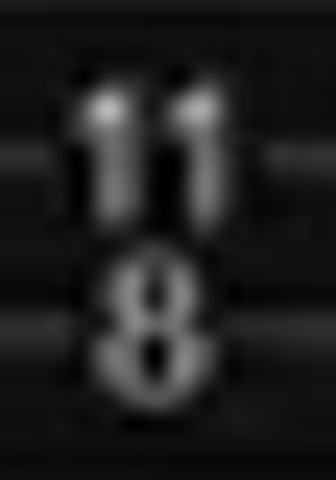
#> input picture _scratch/zoom/f20_118.png, 336 x 480 px
$ python proc.py f20_118.png
#> lines starting #> are read from the running program, lines starting #| are printed output that depends on the picture; after the words box and inside, x2 and y2 are one past the last pixel; in counts of white or black regions, pixels touching at a corner belong together
import sys, os, site, json, re
sys.path.append(site.getusersitepackages())
from PIL import Image
import numpy as np

STAFF = [69.5, 84.0, 98.5, 112.5, 127.0, 142.0]  # y of lines: string 1..6

def process(src, outdir, frame):
#> called with src = 'f20_118.png', outdir = '_scratch/zoom/crops/f20_118', frame = 'f20_118'
    a = np.asarray(Image.open(src).convert('L')).astype(float)
    H, W = a.shape
#> H = 480; W = 336
    imc = np.asarray(Image.open(src).convert('RGB')).astype(int)
    warm = ((imc[:, :, 0] > imc[:, :, 2] + 6) & ((imc.sum(axis=2) / 3) > 35)).sum(axis=0)
#> warm = 336 values from 0 to 0
    cand = [x for x in range(W) if warm[x] >= 25]
#> cand = []
    cur_groups = []
    for x in cand:
        if cur_groups and x - cur_groups[-1][1] <= 3:
            cur_groups[-1][1] = x
        else:
            cur_groups.append([x, x])
#> this loop made 0 passes
#> after the loop, cur_groups = []

    half = 21
    bg = np.zeros_like(a)
    for x in range(W):
        lo = max(0, x - half); hi = min(W, x + half + 1)
        bg[:, x] = a[:, lo:hi].mean(axis=1)
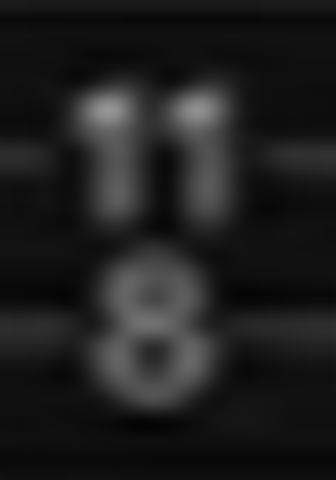
#> bg: shape (480, 336) float64; min 3.65, max 150.6, mean 30.8
    diff = a - bg
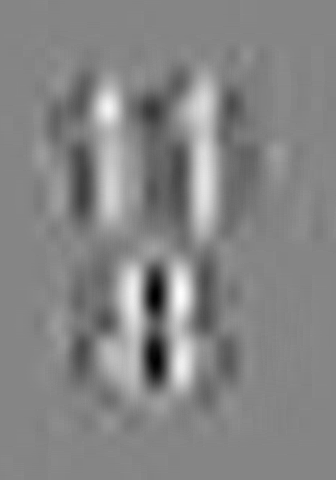
#> diff: shape (480, 336) float64; min -43.93, max 39.86, mean 0; drawn with min black and max white
    mask = diff > 18
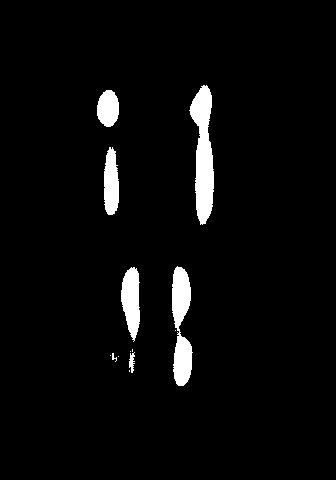
#> mask: shape (480, 336) bool; 3.9% white; 13 white regions (6 under 20 px), largest, box (x1, y1, x2, y2) and area: (189, 85, 214, 225) 2131, (172, 266, 193, 386) 1665, (121, 267, 140, 342) 997
    mask[:61, :] = False
    mask[152:, :] = False
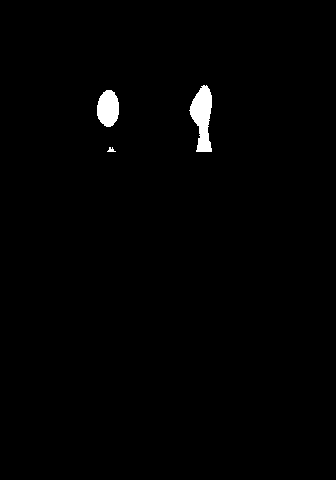
#> mask: shape (480, 336) bool; 1% white; 3 white regions, box (x1, y1, x2, y2) and area: (189, 85, 212, 152) 968, (97, 90, 119, 127) 642, (107, 147, 116, 152) 26
    # dilate 2x horizontal, 1x vertical
    d = mask.copy()
    d[:, 1:] |= mask[:, :-1]; d[:, :-1] |= mask[:, 1:]
#> after `d[:, 1:] |= mask[:, :-1]`: d: shape (480, 336) bool; 1.1% white; 3 white regions, box (x1, y1, x2, y2) and area: (189, 85, 213, 152) 1036, (97, 90, 120, 127) 679, (107, 147, 117, 152) 33
#> after `d[:, :-1] |= mask[:, 1:]`: d: shape (480, 336) bool; 1.2% white; 3 white regions, box (x1, y1, x2, y2) and area: (188, 85, 213, 152) 1103, (96, 90, 120, 127) 716, (106, 147, 117, 152) 38
    d[1:, :] |= d[:-1, :]; d[:-1, :] |= d[1:, :]
#> after `d[1:, :] |= d[:-1, :]`: d: shape (480, 336) bool; 1.2% white; 3 white regions, box (x1, y1, x2, y2) and area: (188, 85, 213, 153) 1140, (96, 90, 120, 128) 740, (106, 147, 117, 153) 49
#> after `d[:-1, :] |= d[1:, :]`: d: shape (480, 336) bool; 1.2% white; 3 white regions, box (x1, y1, x2, y2) and area: (188, 84, 213, 153) 1173, (96, 89, 120, 128) 764, (106, 146, 117, 153) 60
    d[:, 1:] |= d[:, :-1]; d[:, :-1] |= d[:, 1:]
#> after `d[:, 1:] |= d[:, :-1]`: d: shape (480, 336) bool; 1.3% white; 3 white regions, box (x1, y1, x2, y2) and area: (188, 84, 214, 153) 1242, (96, 89, 121, 128) 803, (106, 146, 118, 153) 67
#> after `d[:, :-1] |= d[:, 1:]`:
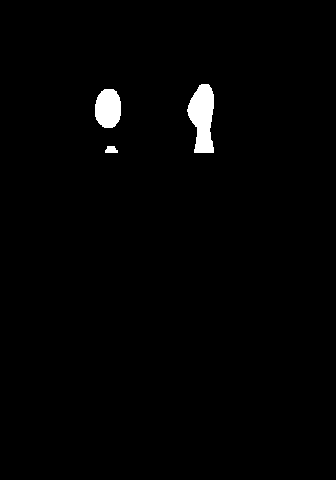
#> d: shape (480, 336) bool; 1.4% white; 3 white regions, box (x1, y1, x2, y2) and area: (187, 84, 214, 153) 1311, (95, 89, 121, 128) 842, (105, 146, 118, 153) 74
    mask = d

    lab = np.zeros((H, W), dtype=bool)
    comps = []
    for yy in range(61, 152):
        for xx in range(W):
            if mask[yy, xx] and not lab[yy, xx]:
                stack = [(yy, xx)]
                lab[yy, xx] = True
                x0 = x1 = xx; y0 = y1 = yy; n = 0
                while stack:
                    cy, cx = stack.pop()
                    n += 1
                    x0 = min(x0, cx); x1 = max(x1, cx); y0 = min(y0, cy); y1 = max(y1, cy)
                    for dy, dx in ((1, 0), (-1, 0), (0, 1), (0, -1)):
                        ny, nx = cy + dy, cx + dx
                        if 61 <= ny < 152 and 0 <= nx < W and mask[ny, nx] and not lab[ny, nx]:
                            lab[ny, nx] = True
                            stack.append((ny, nx))
                w = x1 - x0 + 1; h = y1 - y0 + 1
                if n >= 25 and w <= 45 and h <= 48 and h >= 7 and w >= 3:
                    comps.append(dict(x0=x0, x1=x1, y0=y0, y1=y1, n=n))

    # merge components with x overlap and y gap <= 2
    merged = True
    while merged:
        merged = False
        for i in range(len(comps)):
            for j in range(i + 1, len(comps)):
                A, B = comps[i], comps[j]
                ov = min(A['x1'], B['x1']) - max(A['x0'], B['x0'])
                gap = max(0, max(A['y0'], B['y0']) - min(A['y1'], B['y1']))
                if ov >= 2 and gap <= 2:
                    A['x0'] = min(A['x0'], B['x0']); A['x1'] = max(A['x1'], B['x1'])
                    A['y0'] = min(A['y0'], B['y0']); A['y1'] = max(A['y1'], B['y1'])
                    A['n'] += B['n']
                    comps.pop(j)
                    merged = True
                    break
            if merged: break

    comps.sort(key=lambda c: (c['x0'] + c['x1']) / 2)

    events = []
    for c in comps:
        yc = (c['y0'] + c['y1']) / 2
        strings = [i + 1 for i, s in enumerate(STAFF) if c['y0'] + 2 <= s <= c['y1'] - 2]
        if not strings:
            dd = [abs(yc - s) for s in STAFF]
            strings = [dd.index(min(dd)) + 1]
        c['yc'] = yc
        c['strings'] = strings
        c['cx'] = (c['x0'] + c['x1']) / 2
        events.append(c)

    # group events with x gap <= 12 into one cluster? keep separate but report clusters
    clusters = []
    for c in events:
        if clusters and c['x0'] - clusters[-1]['x1'] <= 12:
            cl = clusters[-1]
            cl['x1'] = max(cl['x1'], c['x1'])
            cl['comps'].append(c)
        else:
            clusters.append(dict(x0=c['x0'], x1=c['x1'], comps=[c]))

    print(f'== {frame} ==')
    print('CURSOR', cur_groups)
#| CURSOR []
    for c in events:
        print(f"  x {c['x0']:4d}-{c['x1']:4d} cx {c['cx']:6.1f} y {c['y0']:3d}-{c['y1']:3d} strings {c['strings']}")
    print('CLUSTERS:')
    for cl in clusters:
        cx = (cl['x0'] + cl['x1']) / 2
        notes = [(b['strings'], round(b['cx'])) for b in cl['comps']]
        print(f"  cx {cx:6.1f}  {notes}")

    if outdir:
        os.makedirs(outdir, exist_ok=True)
        imr = Image.open(src).convert('RGB')
#> imr is the input picture: PIL image 336x480 RGB; mean R, G, B 29.9, 31.8, 28.9
        # half crops at 2.4x
        for hi, (hx0, hx1) in enumerate([(0, 640), (640, 1280)]):
            crop = imr.crop((hx0, 30, hx1, 160))
            w, h = crop.size
            crop.resize((int(w * 2.4), int(h * 2.4)), Image.LANCZOS).save(
                os.path.join(outdir, f'{frame}_half{hi}.png'))
#> this loop made 2 passes
#> pass 1, in process, `crop = imr.crop((hx0, 30, hx1, 160))`:
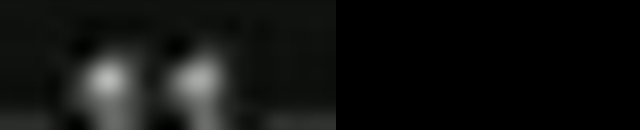
#> crop: PIL image 640x130 RGB; mean R, G, B 17.5, 18.6, 17
        # event crops at 8-12x
        for i, cl in enumerate(clusters):
            cx0 = max(0, cl['x0'] - 14); cx1 = min(W, cl['x1'] + 14)
            crop = imr.crop((cx0, 58, cx1, 152))
            w, h = crop.size
            scale = max(1, min(12, 1100 // max(w, 1)))
            crop.resize((w * scale, h * scale), Image.LANCZOS).save(
                os.path.join(outdir, f'{frame}_ev{i:02d}_x{int((cl["x0"]+cl["x1"])//2)}.png'))
#> this loop made 1 pass
#> pass 1, in process, `crop = imr.crop((cx0, 58, cx1, 152))`:
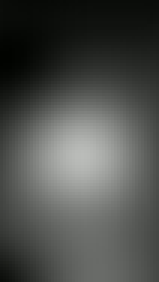
#> crop: PIL image 53x94 RGB (shown 3 times larger); mean R, G, B 76.9, 78.9, 75.9
    return events, clusters, cur_groups

if __name__ == '__main__':
    frames = sys.argv[1:]
    for src in frames:
        frame = os.path.splitext(os.path.basename(src))[0]
        outdir = os.path.join(os.path.dirname(os.path.abspath(sys.argv[0])), 'crops', frame)
        process(src, outdir, frame)

$ run again, on _scratch/zoom/f28_a.png
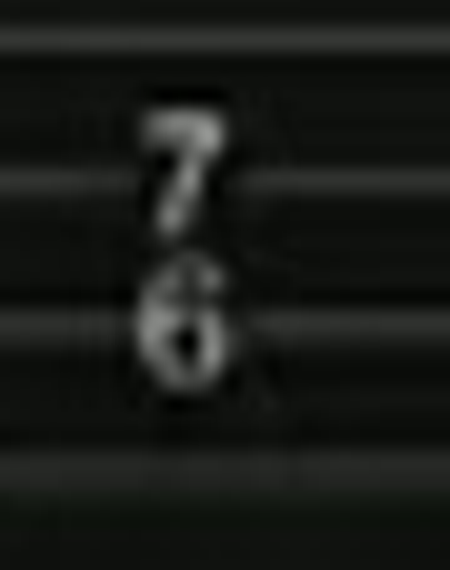
#> input picture _scratch/zoom/f28_a.png, 450 x 570 px
#> warm = 450 values from 0 to 0
#> cand = []
#> in process, `mask[152:, :] = False`:
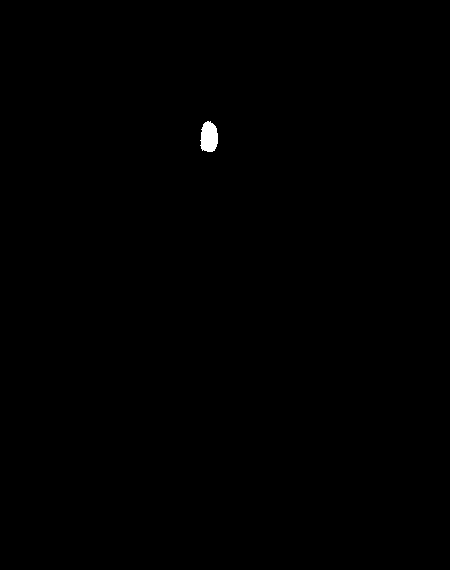
#> mask: shape (570, 450) bool; 0.17% white; 1 white region, box (x1, y1, x2, y2) and area: (200, 121, 218, 152) 443
#| CURSOR []
#> in process, imr is the input picture: PIL image 450x570 RGB; mean R, G, B 24.1, 26.4, 23.1
#> the loop in process, `for i, cl in enumerate(clusters):` made 1 pass
#> pass 1, in process, `crop = imr.crop((cx0, 58, cx1, 152))`:
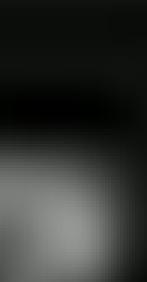
#> crop: PIL image 49x94 RGB (shown 3 times larger); mean R, G, B 48.6, 50.5, 47.6

$ run again, on _scratch/zoom/f28_b.png
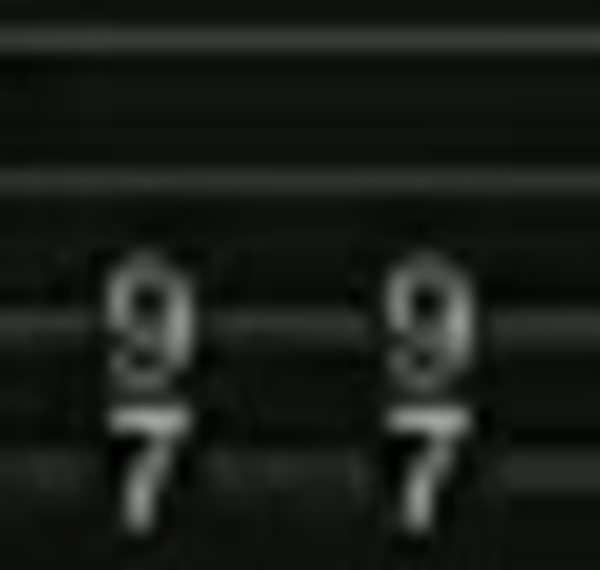
#> input picture _scratch/zoom/f28_b.png, 600 x 570 px
#> warm = 600 values from 0 to 0
#> cand = []
#| CURSOR []
#> in process, imr is the input picture: PIL image 600x570 RGB; mean R, G, B 26.5, 28.7, 25.5
#> the loop in process, `for hi, (hx0, hx1) in enumerate([(0, 640), (640, 1280)]):` made 2 passes
#> pass 1, in process, `crop = imr.crop((hx0, 30, hx1, 160))`:
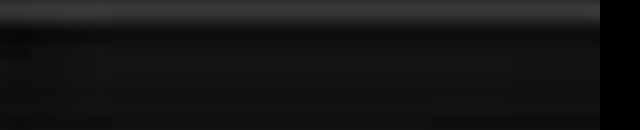
#> crop: PIL image 640x130 RGB; mean R, G, B 20.1, 22, 19.2
